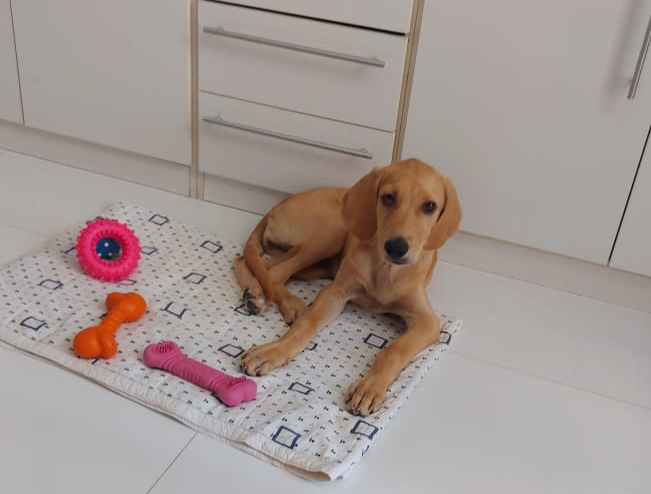
#> input picture OPeraçoes_Morfologica/elsa.png.jpg, 651 x 494 px, given in place of the camera
$ python preenchemento_de_regioes.py
#> lines starting #> are read from the running program, lines starting #| are printed output that depends on the picture; after the words box and inside, x2 and y2 are one past the last pixel; in counts of white or black regions, pixels touching at a corner belong together
import cv2
import numpy as np

# Inicia a captura de vídeo pela webcam
captura = cv2.VideoCapture(0)

# Define o tamanho da janela de visualização
captura.set(3, 640) # largura da janela
captura.set(4, 480) # altura da janela

# Loop infinito para capturar e processar os quadros da webcam
while True:
    # Lê um quadro da webcam
    ret, quadro = captura.read()
#> quadro is the input picture: shape (494, 651, 3); mean B, G, R 146.8, 151.3, 163

    # Converte o quadro para escala de cinza
    cinza = cv2.cvtColor(quadro, cv2.COLOR_BGR2GRAY)
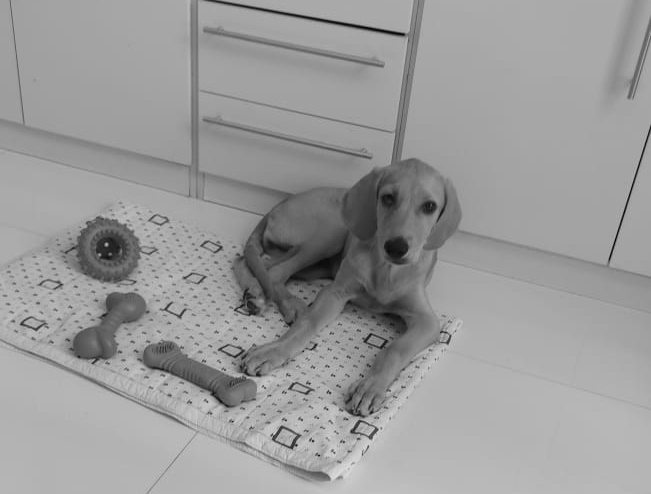
#> cinza: shape (494, 651); min 1, max 228, mean 154.3

    # Aplica um filtro Gaussiano para suavizar a imagem
    suave = cv2.GaussianBlur(cinza, (5, 5), 0)

    # Detecta as bordas da imagem usando o algoritmo de Canny
    bordas = cv2.Canny(suave, 100, 200)
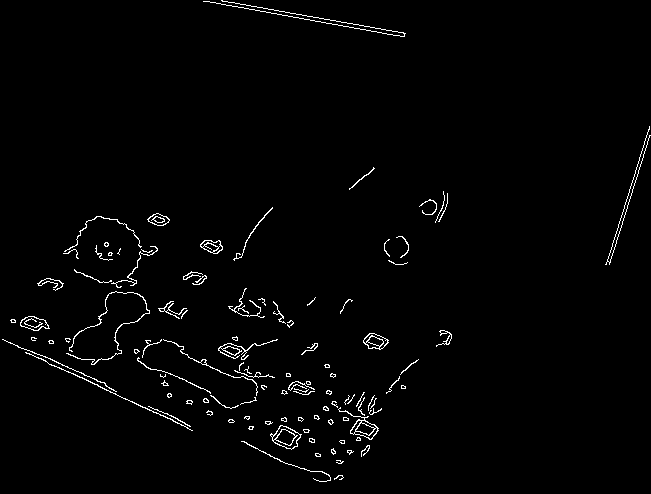
#> bordas: shape (494, 651); 1.7% white in thin lines or dots

    # Encontra os contornos das formas presentes na imagem
    contornos, hierarquia = cv2.findContours(bordas, cv2.RETR_TREE, cv2.CHAIN_APPROX_SIMPLE)
#> contornos = 163 contours, 125 with area under 20; largest, box (x1, y1, x2, y2) and area: (270, 425, 302, 450) 442, (338, 407, 379, 440) 347, (363, 333, 389, 350) 270, (20, 316, 50, 331) 266, (20, 316, 49, 331) 248

    # Loop sobre todos os contornos encontrados
    for cnt in contornos:
        # Calcula a área do contorno
        area = cv2.contourArea(cnt)

        # Desenha e preenche apenas os contornos com área maior que 500 pixels
        if area > 500:
            # Desenha e preenche o contorno externo em vermelho
            cv2.drawContours(quadro, [cnt], 0, (0, 0, 255), cv2.FILLED)

            # Encontra o casco convexo do contorno externo para extrair o contorno interno
            casco = cv2.convexHull(cnt)

            # Desenha e preenche o contorno interno em azul
            cv2.drawContours(quadro, [casco], 0, (255, 0, 0), cv2.FILLED)
#> this loop made 163 passes
#> area on passes 10, 21, 23: 21, 441.5, 185

    # Mostra o quadro com os contornos preenchidos na janela de visualização
    cv2.imshow('quadro', quadro)

    # Aguarda uma tecla ser pressionada para verificar se deve encerrar o programa
    if cv2.waitKey(1) == ord('q'):
#> (key q is pressed here)
        break

# Encerra a captura de vídeo e fecha a janela de visualização
captura.release()
cv2.destroyAllWindows()
